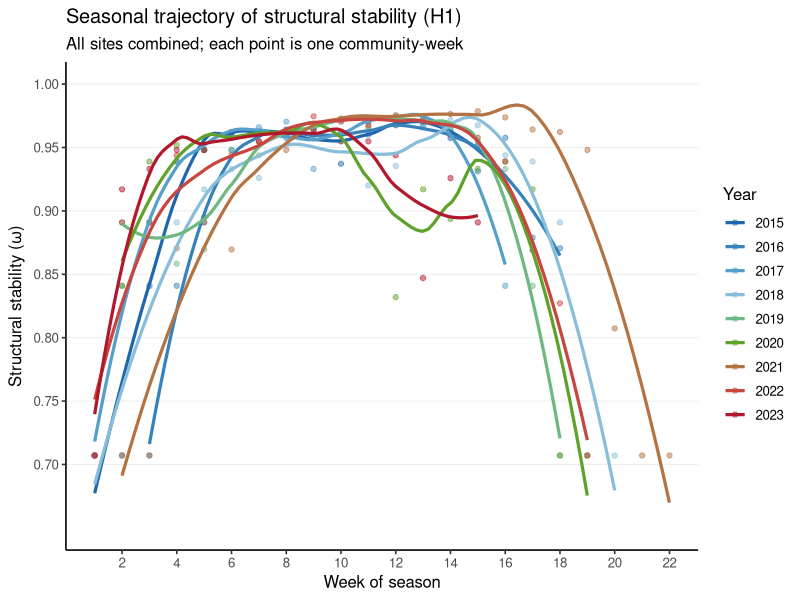
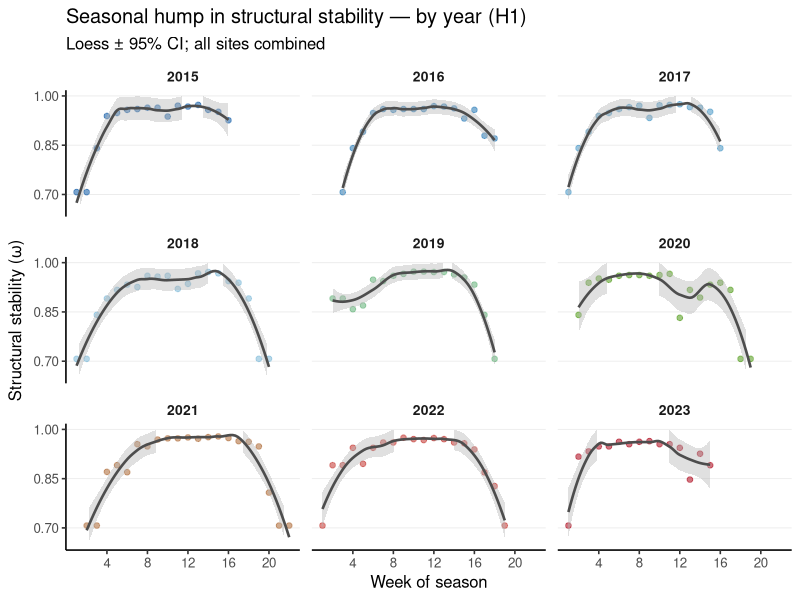
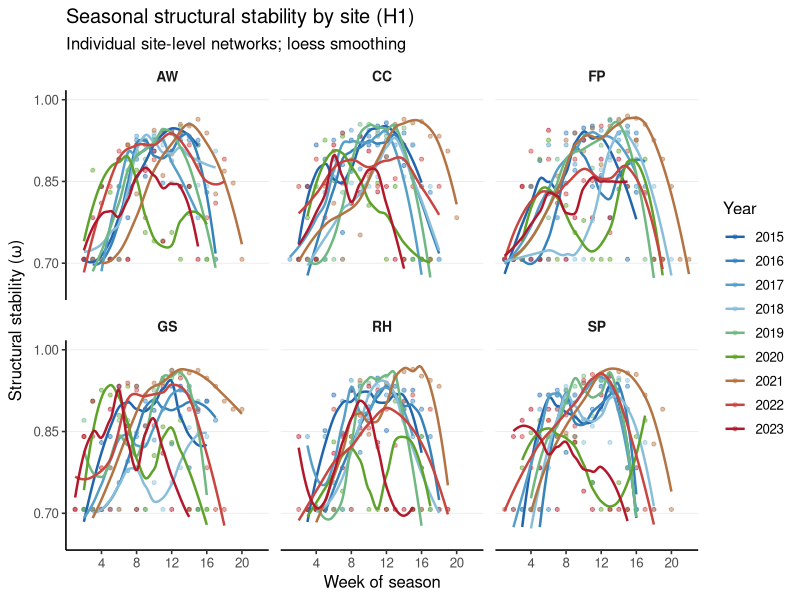
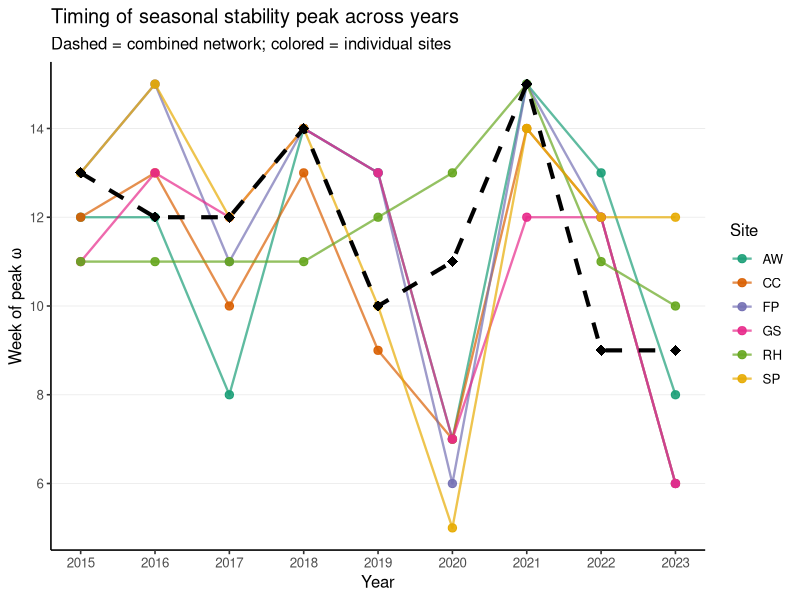
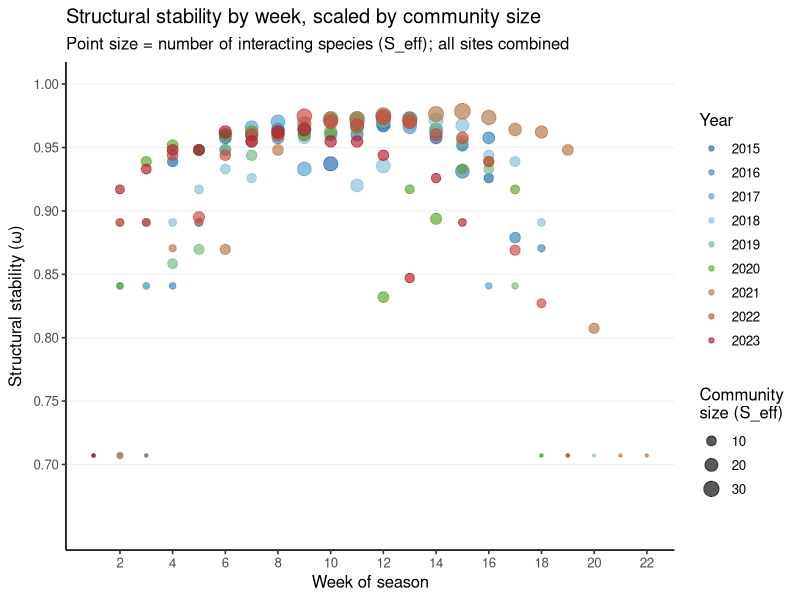

Generate these figures, in order, with R:
# analysis/02_feasibility/02_plot_seasonal_omega.R
# H1: Does the feasibility domain (ω) form a hump shape across the season?
#
# Plots:
#   01_omega_seasonal_combined.png   — one smoothed trajectory per year (combined data)
#   02_omega_seasonal_facet_year.png — one panel per year, hump shape visible
#   03_omega_seasonal_facet_site.png — site-level data, one panel per site × year ribbon
#   04_omega_peak_week_by_year.png   — when does the seasonal peak occur each year?
#   05_omega_seasonal_size_annotated.png — same as 01 but with S_eff shown as point size
#
# Inputs:  data/processed/omega_combined.csv
#          data/processed/omega_site.csv
# Outputs: figs/02_feasibility/*.png

library(readr)
library(dplyr)
library(tidyr)
library(ggplot2)
library(ggrepel)

omega_comb <- read_csv("data/processed/omega_combined.csv", show_col_types = FALSE) |>
  mutate(year = as.factor(year))
omega_site <- read_csv("data/processed/omega_site.csv", show_col_types = FALSE) |>
  mutate(year = as.factor(year),
         site = factor(site, levels = c("AW", "CC", "FP", "GS", "RH", "SP")))

dir.create("figs/02_feasibility", showWarnings = FALSE, recursive = TRUE)

# ── Shared aesthetics ─────────────────────────────────────────────────────────

year_colors <- setNames(
  colorRampPalette(c("#2166ac", "#4393c3", "#92c5de", "#4dac26", "#d6604d", "#b2182b"))(9),
  as.character(2015:2023)
)

base_theme <- theme_classic(base_size = 12) +
  theme(
    legend.position    = "right",
    panel.grid.major.y = element_line(color = "grey92", linewidth = 0.3),
    strip.background   = element_blank(),
    strip.text         = element_text(face = "bold", size = 10)
  )

omega_label <- expression(paste("Structural stability (", italic(omega), ")"))

# ── 1. All years on one panel — combined data ─────────────────────────────────
# Points + loess, colored by year. The hump pattern should be clear.

p1 <- ggplot(omega_comb, aes(x = week, y = omega, color = year, group = year)) +
  geom_point(size = 1.5, alpha = 0.5) +
  geom_smooth(method = "loess", se = FALSE, linewidth = 1.1, span = 0.55, na.rm = TRUE) +
  scale_color_manual(values = year_colors, name = "Year") +
  scale_x_continuous(breaks = seq(2, 22, 2)) +
  scale_y_continuous(limits = c(0.65, 1.0), breaks = seq(0.7, 1.0, 0.05)) +
  labs(
    title    = "Seasonal trajectory of structural stability (H1)",
    subtitle = "All sites combined; each point is one community-week",
    x        = "Week of season",
    y        = omega_label
  ) +
  base_theme

ggsave("figs/02_feasibility/01_omega_seasonal_combined.png",
       p1, width = 10, height = 5.5, dpi = 150)

# ── 2. One panel per year — hump shape clearly visible ───────────────────────

p2 <- ggplot(omega_comb, aes(x = week, y = omega)) +
  geom_point(aes(color = year), size = 1.6, alpha = 0.6) +
  geom_smooth(method = "loess", se = TRUE, color = "grey30", fill = "grey70",
              linewidth = 0.9, span = 0.6, na.rm = TRUE) +
  facet_wrap(~ year, nrow = 3) +
  scale_color_manual(values = year_colors, guide = "none") +
  scale_x_continuous(breaks = seq(4, 22, 4)) +
  scale_y_continuous(limits = c(0.65, 1.0), breaks = c(0.7, 0.85, 1.0)) +
  labs(
    title    = "Seasonal hump in structural stability — by year (H1)",
    subtitle = "Loess ± 95% CI; all sites combined",
    x        = "Week of season",
    y        = omega_label
  ) +
  base_theme +
  theme(panel.spacing = unit(0.6, "lines"))

ggsave("figs/02_feasibility/02_omega_seasonal_facet_year.png",
       p2, width = 12, height = 8, dpi = 150)

# ── 3. Site-level facet — one panel per site, all years overlaid ──────────────

p3 <- ggplot(omega_site, aes(x = week, y = omega, color = year, group = year)) +
  geom_point(size = 1.1, alpha = 0.45) +
  geom_smooth(method = "loess", se = FALSE, linewidth = 0.85, span = 0.6, na.rm = TRUE) +
  facet_wrap(~ site, nrow = 2, scales = "fixed") +
  scale_color_manual(values = year_colors, name = "Year") +
  scale_x_continuous(breaks = seq(4, 22, 4)) +
  scale_y_continuous(limits = c(0.65, 1.0), breaks = c(0.7, 0.85, 1.0)) +
  labs(
    title    = "Seasonal structural stability by site (H1)",
    subtitle = "Individual site-level networks; loess smoothing",
    x        = "Week of season",
    y        = omega_label
  ) +
  base_theme +
  theme(panel.spacing = unit(0.6, "lines"))

ggsave("figs/02_feasibility/03_omega_seasonal_facet_site.png",
       p3, width = 14, height = 7, dpi = 150)

# ── 4. Peak week timing — when does the seasonal maximum occur each year? ──────
# Phenological shift in peak stability across years.

peak_combined <- omega_comb |>
  group_by(year) |>
  slice_max(omega, n = 1, with_ties = FALSE) |>
  ungroup() |>
  rename(peak_week = week, peak_omega = omega)

peak_site <- omega_site |>
  group_by(site, year) |>
  slice_max(omega, n = 1, with_ties = FALSE) |>
  ungroup() |>
  rename(peak_week = week, peak_omega = omega)

p4a <- ggplot(peak_site, aes(x = as.integer(as.character(year)), y = peak_week,
                              color = site, group = site)) +
  geom_line(linewidth = 0.8, alpha = 0.7) +
  geom_point(size = 2.5, alpha = 0.9) +
  geom_line(data = peak_combined,
            aes(x = as.integer(as.character(year)), y = peak_week),
            color = "black", linewidth = 1.4, linetype = "dashed",
            inherit.aes = FALSE) +
  geom_point(data = peak_combined,
             aes(x = as.integer(as.character(year)), y = peak_week),
             color = "black", size = 3.5, shape = 18,
             inherit.aes = FALSE) +
  scale_color_brewer(palette = "Dark2", name = "Site") +
  scale_x_continuous(breaks = 2015:2023) +
  scale_y_continuous(breaks = seq(4, 20, 2)) +
  labs(
    title    = "Timing of seasonal stability peak across years",
    subtitle = "Dashed = combined network; colored = individual sites",
    x        = "Year",
    y        = "Week of peak ω"
  ) +
  base_theme

ggsave("figs/02_feasibility/04_omega_peak_week_timing.png",
       p4a, width = 10, height = 5, dpi = 150)

# ── 5. Size-annotated seasonal plot — S_eff as point size ─────────────────────
# Helps show that early/late season points are small networks (low S_eff)

p5 <- ggplot(omega_comb, aes(x = week, y = omega, color = year, size = S_eff)) +
  geom_point(alpha = 0.65) +
  scale_size_continuous(range = c(0.8, 5), name = "Community\nsize (S_eff)") +
  scale_color_manual(values = year_colors, name = "Year") +
  scale_x_continuous(breaks = seq(2, 22, 2)) +
  scale_y_continuous(limits = c(0.65, 1.0), breaks = seq(0.7, 1.0, 0.05)) +
  labs(
    title    = "Structural stability by week, scaled by community size",
    subtitle = "Point size = number of interacting species (S_eff); all sites combined",
    x        = "Week of season",
    y        = omega_label
  ) +
  base_theme

ggsave("figs/02_feasibility/05_omega_seasonal_size_annotated.png",
       p5, width = 11, height = 5.5, dpi = 150)

message("Done. Saved 5 seasonal omega plots to figs/02_feasibility/.")
